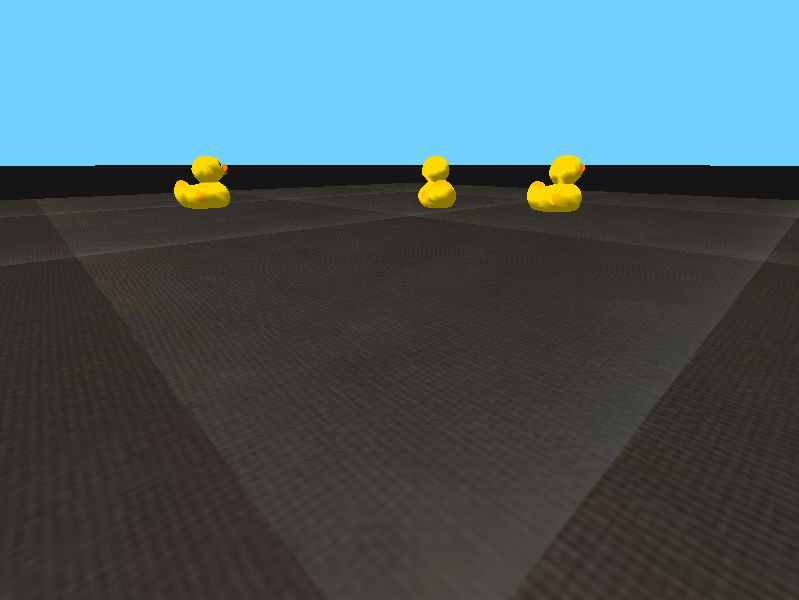
#> input picture braitenberg/img/sim1.png, 799 x 600 px
$ jupyter execute --allow-errors filtro.ipynb   (shell and % lines are left out)
#> lines starting #> are read from the running program, lines starting #| are printed output that depends on the picture; after the words box and inside, x2 and y2 are one past the last pixel; in counts of white or black regions, pixels touching at a corner belong together
Bruna Magrini da Cruz, 11218813

# MAC0318 - Arquiteturas sensorimotoras

*Aviso*: Esta atividade requer que você tenha instalado o Python versão 3.9+ e as bibliotecas NumPy e OpenCV. Antes de começar, assegure-se que essas condições são satisfeitas.

## Processamento de imagem

Este tutorial ensina a implementar um simples filtro por cores em imagem, que será usado para implementar agentes reativos seguindo a arquitetura proposta por Braitenberg.

[cell 1]
# Vamos primeiro carregar os módulo necessários
# mostrar imagens no notebook
# carrega o espaço de nomes para numpy e matplotlib
%pylab inline
# maninpulação de matrizes (numpy)
import numpy as np
# manipulação de imagens (opencv)
import cv2

[cell 2]
# Vamos carregar uma imagem do arquivo e exibí-la aqui
img = cv2.imread('img/sim1.png') # devolve vetor multidimensional do numpy
#> img is the input picture: shape (600, 799, 3); mean B, G, R 102.6, 95.9, 73.2
print(type(img), img.dtype) # OpenCV representa pixels comom 8 bits sem sinal
#| <class 'numpy.ndarray'> uint8
img = img[:,:,::-1] # OpenCV usa o formato BGR ao invés de RGB, vamos consertar isso!
# img = cv2.cvtColor(img, cv2.COLOR_BGR2RGB) # alternativa usando função do OpenCV
imshow(img);

## Representação de imagens

Imagens são comumente representadas digitalmente como vetores multidimensionais no espaço $\mathbb{R}^{M \times N \times 3}$ chamado de RGB, no qual $M$ é o número de linhas, $N$ é o número de colunas e as 3 dimensões restante representam os valores de intensidade das cores vermelha (R), verde (G) e azul (B) de cada ponto na imagem (_pixel_). Também é comum a representação com uma quarta dimensão indicando a transparência de cada ponto (RGBA).

[cell 3]
# Dimensões da imagem em RGBA no exemplo acima
img.shape
#> Out = (600, 799, 3)

[cell 4]
# Amostra do vetor
print(img)
#> (printed output is left out)

## Representação em RGB

Os pontos no espaço RGB indicam a intensidade da luz após ser submetida a três filtros ideais independentes (vermelho, azul e verde).
Dessa forma, algumas propriedades esperadas da manipulação de cores que observamos (como combinar tintas no papel) não são satisfeitas.
Em particular, tal representação é incoveniente quando desejamos segmentar os pontos de acordo com uma cor, ou seja, quando queremos selecionar variações de uma cor introduzidas por diferenças na iluminação, superfície dos objetos etc.

[cell 5]
# Exemplo de pontos de "tonalidade" similar, mas representações distantes em RGB
# note como o resultado da modificação de uma coordenada é não trivial
cores_rgb = np.array([[
    [255,255,63],
    [255,255,30],
    [255,230,30],
    [255,230,63],
    [255,200,63]
]], dtype=uint8)
imshow(cores_rgb);
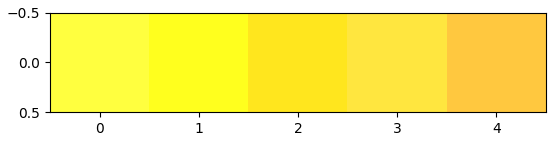
#> figure drawn by matplotlib, 1 panel

## Espaço HSV

O [espaço HSV](https://en.wikipedia.org/wiki/HSL_and_HSV#Examples) (Hue-Saturation-Value) foi desenvolvido para tornar a manipulação de cores mais intuitiva e próxima da experiência cotidiana (quando mexemos com tintas, por exemplo). Nesse espaço cada ponto é representado pela sua matiz (indicando a proximadade com uma cor), saturação (indicando a vibrância da cor) e valor (indicando a luminosidade).

<figure>
    <div style="text-align: center">

    </div>
</figure>

Dado um ponto $(R,G,B)$ no espaço RGB, obtemos sua representação $(H,S,V)$ da seguinte forma.
$V=\max(R,G,B)$ é o valor máximo de uma cor no espaço RGB.
Seja $C=V-L$ com $L=\min(R,G,B)$ (esse valor é conhecido como croma), então $S=V/C$ se $C \neq 0$ e $S=0$ caso contrário.
Por fim, a matiz (_hue_) $H$ é obtida projetando o espaço RGB no hiperplano perpendicular ao vértice preto (0,0,0) e introduzindo coordenadas polares:
$$
H = 60 \times \begin{cases} (G-B)/C \mod 6 & \text{se } V = R \\ (B-R)/C + 2 & \text{se } V = G \\ (R-G)/C + 4& \text{se } V = B \end{cases}
$$

O valor $H$ é indefinido se $C=0$ (ou seja, para tons de cinza).

[cell 6]
def hsv(img):
    "Transforma imagem RGB em HSV (de maneira muito ineficiente!)"
    M, N = img.shape[0], img.shape[1]
    H = np.zeros((img.shape[0],img.shape[1],3), dtype=uint8)
    for i in range(M):
        for j in range(N):
            V = max(img[i,j,0],img[i,j,1],img[i,j,2])
            L = min(img[i,j,0],img[i,j,1],img[i,j,2])
            C = V-L
            if V == img[i,j,0]:
                Hp = ((img[i,j,1]-img[i,j,2])/C) % 6
            elif V == img[i,j,1]:
                Hp = (img[i,j,2]-img[i,j,0])/C + 2
            else:
                Hp = (img[i,j,0]-img[i,j,1])/C + 4
            H[i,j,0] = 60*Hp # hue
            H[i,j,1] = V/C
            H[i,j,2] = V
    return H

[cell 7]
cores_hsv = hsv(cores_rgb)
print(cores_hsv) # note como os pontos em HSV possuem valores mais próximos e fáceis de interpretar
# alguns pontos são indistinguíveis por conta da representação em inteiros de 8 bits

## OpenCV

No lugar da função (ineficiente acima), vamos utilizar a função `cvtColor` da biblioteca OpenCV. Diferentemente da fórmula acima, essa função mapeia a matiz (H) no intervalo [0,180], ou seja, os valores são divididos por 2. O intervalo de valores adotados pelo OpenCV para cada dimensão são:

* Hue: [0,180]
* Saturation: [0,255]
* Value: [0,255]

[cell 8]
hsv = cv2.cvtColor(np.array(cores_rgb,dtype=uint8), cv2.COLOR_RGB2HSV)
print(hsv) # note que a primeira coordenada possui seus valores dividos por 2 com relação a função hsv

## Filtro por cor

Podemos utilizar os valores de _hue_ para filtrar os pontos da imagem dentro de uma tonalidade. A função [`inRange`](https://docs.opencv.org/3.4/d2/de8/group__core__array.html#ga48af0ab51e36436c5d04340e036ce981) da biblioteca OpenCV recebe uma imagem e um intervalo no espaço HSV e devolve uma matriz de 0s e 255s contendo os pontos cujos valores no espaço HSV estão na faixa dada. Vamos usar tal filtro para encontrar os patos nas imagens.

[cell 9]
# Intervalo para pontos amarelados (H em [5,30])
lower_hsv = np.array([5, 100, 100])
upper_hsv = np.array([30, 255, 255])

[cell 10]
# obter representação HSV
hsv = cv2.cvtColor(img, cv2.COLOR_RGB2HSV)
#> hsv: shape (600, 799, 3); mean H, S, V 39.8, 70.5, 111.6
# Construir máscara dos pontos no hiperretângulo do espaço HSV especificado
mask = cv2.inRange(hsv, lower_hsv, upper_hsv)
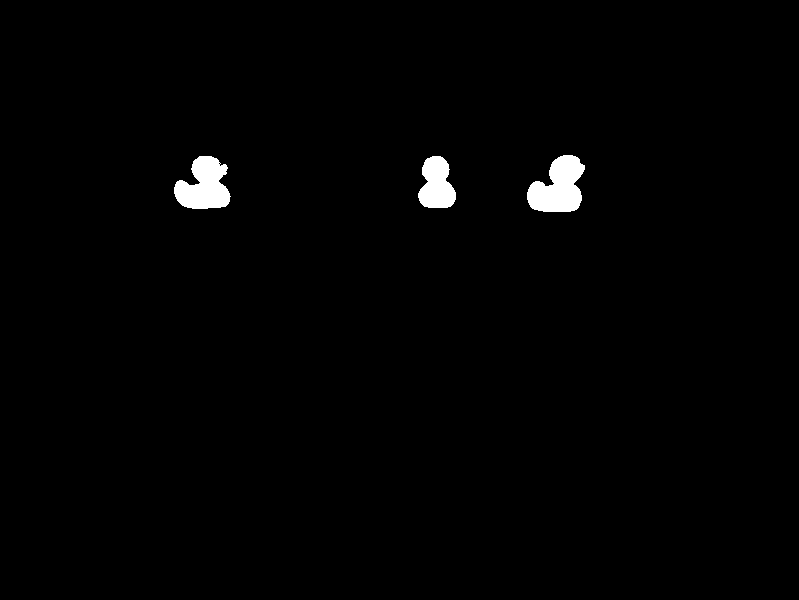
#> mask: shape (600, 799); 1.2% white; 3 white regions, box (x1, y1, x2, y2) and area: (527, 155, 585, 212) 2226, (174, 156, 231, 209) 2044, (418, 156, 456, 208) 1436
print(mask) # matriz de 0s e 255s
#> (printed output is left out)
print(mask.min(), mask.max())
#| 0 255

A função [`bitwise_and`](https://docs.opencv.org/3.4/d2/de8/group__core__array.html#ga60b4d04b251ba5eb1392c34425497e14) recebe duas imagens `img1` e `img2` e uma máscara, e devolve a conjunção lógica de bits ponto a ponto das imagens com a máscara

[cell 11]
# Aplicar máscara na imagem (representada em RGB)
masked = cv2.bitwise_and(img[:,:,:3], img[:,:,:3], mask=mask)
f, ax = plt.subplots(1,3, figsize=(12,5))
ax[0].imshow(img);
ax[0].set_title('Imagem original');
ax[1].imshow(mask, cmap='gray');
ax[1].set_title('Máscara');
ax[2].imshow(masked[:,:,:3]);
ax[2].set_title('Imagem filtrada');

[cell 12]
# Exemplo de imagem com patos mais próximos
img_sim = cv2.cvtColor(cv2.imread('img/sim3.png'), cv2.COLOR_BGR2RGB)
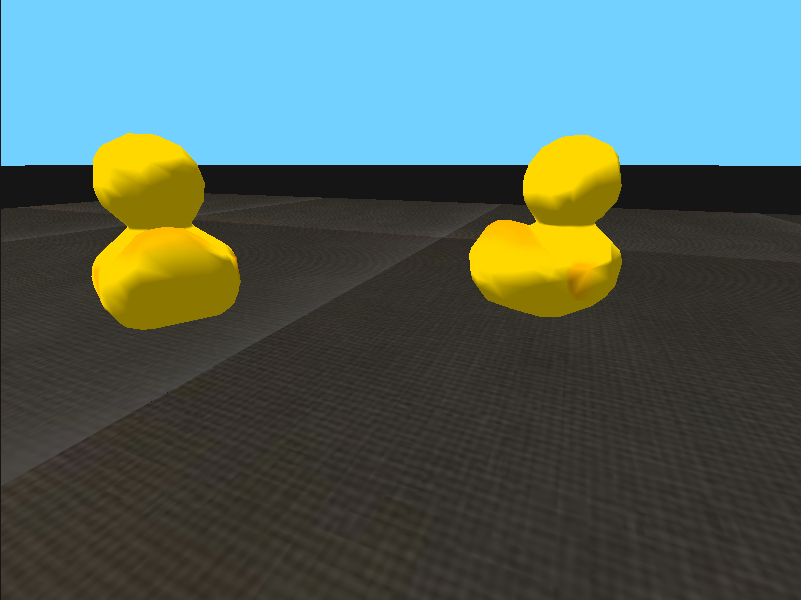
#> input picture braitenberg/img/sim3.png, 801 x 600 px
hsv_sim = cv2.cvtColor(img_sim, cv2.COLOR_RGB2HSV)
#> hsv_sim: shape (600, 801, 3); mean H, S, V 40.8, 85.8, 118.3
mask_sim = cv2.inRange(hsv_sim, lower_hsv, upper_hsv)
#> mask_sim: shape (600, 801); 8.3% white; 2 white regions, box (x1, y1, x2, y2) and area: (91, 133, 241, 330) 20816, (469, 135, 622, 317) 18972
masked_sim = cv2.bitwise_and(img_sim, img_sim, mask=mask_sim)
f, ax = plt.subplots(1,3, figsize=(12,5))
ax[0].imshow(img_sim);
ax[0].set_title('Imagem original');
ax[1].imshow(mask_sim, cmap='gray');
ax[1].set_title('Máscara');
ax[2].imshow(masked_sim);
ax[2].set_title('Imagem filtrada');

[cell 13]
# Vamos carregar uma imagem obitida de uma foto (que introduz uma coloração avermelhada à imagem)
img_real = cv2.cvtColor(cv2.imread('img/oneduck.jpg'), cv2.COLOR_BGR2RGB)
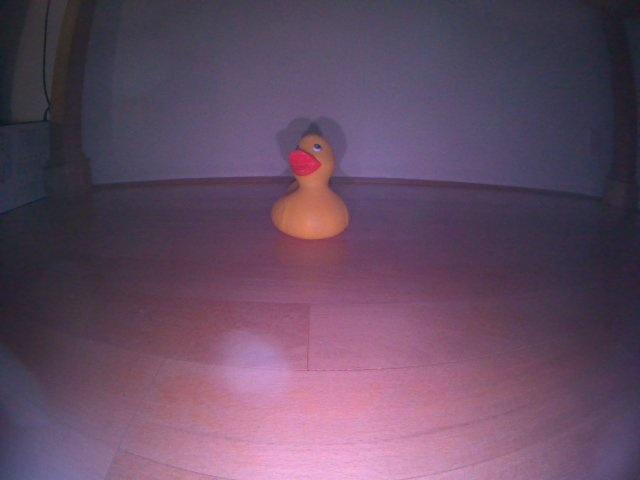
#> input picture braitenberg/img/oneduck.jpg, 640 x 480 px
hsv_real = cv2.cvtColor(img_real, cv2.COLOR_RGB2HSV)
#> hsv_real: shape (480, 640, 3); mean H, S, V 140.9, 73.6, 108.4
mask_real = cv2.inRange(hsv_real, lower_hsv, upper_hsv)
#> mask_real: shape (480, 640); 0.89% white; 6 white regions (4 under 20 px), largest, box (x1, y1, x2, y2) and area: (276, 154, 343, 239) 2587, (303, 138, 322, 152) 131
masked_real = cv2.bitwise_and(img_real, img_real, mask=mask_real)
f, ax = plt.subplots(1,3, figsize=(12,5))
ax[0].imshow(img_real);
ax[0].set_title('Imagem original');
ax[1].imshow(mask_real, cmap='gray');
ax[1].set_title('Máscara');
ax[2].imshow(masked_real);
ax[2].set_title('Imagem filtrada');

#> (a cell that did not finish here is left out)

#> (a cell that did not finish here is left out)

## Segmentando marcações de pista

Escreva agora funções que identifiquem nas imagens abaixo as faixas brancas e amarelas na imagem (um para cada).

[cell 16]
img_rgb = [ cv2.imread('img/pista.jpg'),
            cv2.imread('img/pista1.png'),
            cv2.imread('img/pista2.png') ]
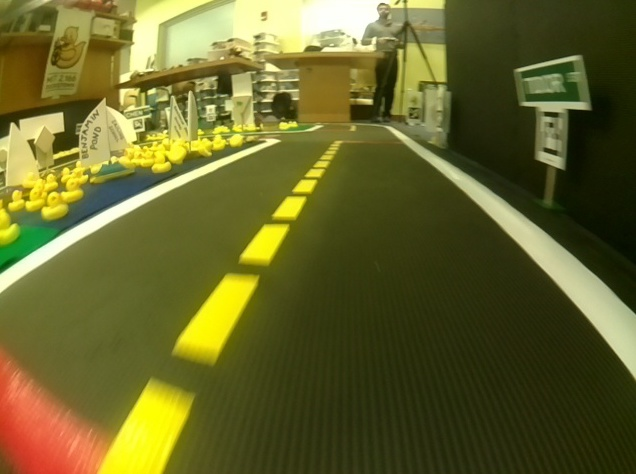
#> input picture braitenberg/img/pista.jpg, 636 x 474 px
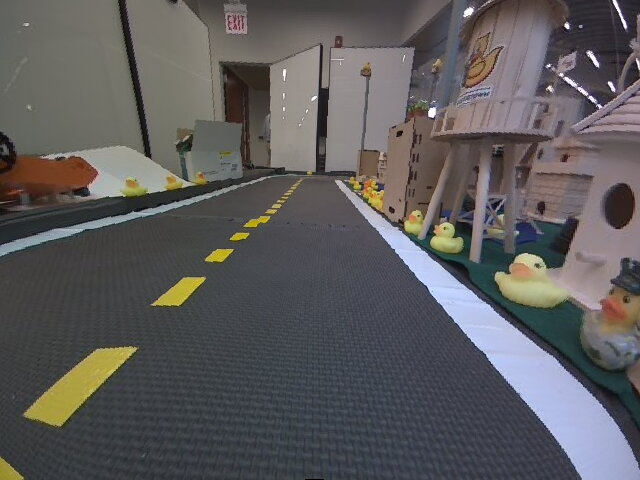
#> input picture braitenberg/img/pista1.png, 640 x 480 px
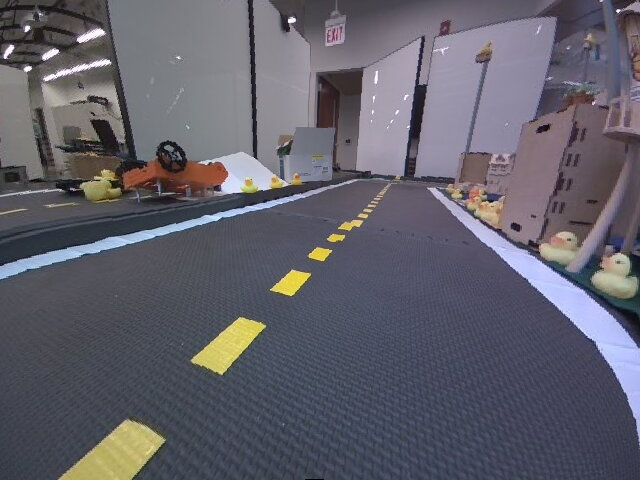
#> input picture braitenberg/img/pista2.png, 640 x 480 px
_, ax = plt.subplots(1,3,figsize=(12,5))
for i in range(3):
    ax[i].imshow( cv2.cvtColor(img_rgb[i], cv2.COLOR_BGR2RGB) );
plt.tight_layout()
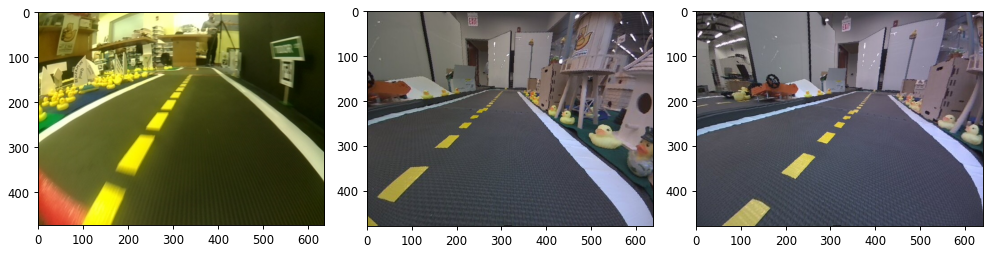
#> figure drawn by matplotlib, 3 panels

[cell 17]
# Filtro para faixa tracejada central
amarelo_i = np.array([20, 100, 165])
amarelo_s = np.array([30, 255, 255])

_, ax = plt.subplots(3,3,figsize=(12,10))
for i in range(3):
    img_hsv_a = cv2.cvtColor(img_rgb[i], cv2.COLOR_BGR2HSV)
    mascara_a = cv2.inRange(img_hsv_a, amarelo_i, amarelo_s)
    img_amarela = cv2.bitwise_and(img_rgb[i], img_rgb[i], mask=mascara_a)
    ax[0,i].imshow(cv2.cvtColor(img_rgb[i], cv2.COLOR_BGR2RGB));
    ax[0,i].set_title('Imagem original');
    ax[1,i].imshow(mascara_a, cmap='gray');
    ax[1,i].set_title('Máscara');
    ax[2,i].imshow(cv2.cvtColor(img_amarela, cv2.COLOR_BGR2RGB));
    ax[2,i].set_title('Imagem filtrada');
#> this loop made 3 passes
#> pass 1, `img_amarela = cv2.bitwise_and(img_rgb[i], img_rgb[i], mask=mascara_a)`:
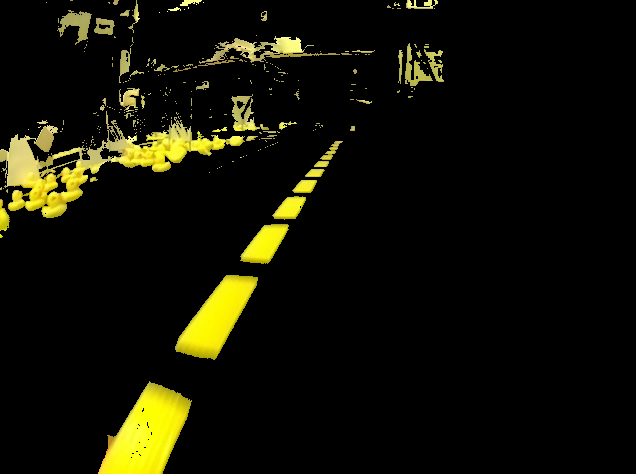
#> img_amarela: shape (474, 636, 3); mean of channels 0, 1, 2 4.5, 17.4, 18.1; drawn as B, G, R
#> after the loop: img_amarela: shape (480, 640, 3); mean H, S, V 1.7, 3.3, 3.5
#> after the loop: img_hsv_a: shape (480, 640, 3); mean H, S, V 111.9, 45.9, 111
plt.tight_layout()

[cell 18]
# Filtro para faixa contínua branca
branco_i = np.array([0, 15, 170])
branco_s = np.array([255, 65, 255])

_, ax = plt.subplots(3,3,figsize=(12,10))
for i in range(3):
    img_hsv_b = cv2.cvtColor(img_rgb[i], cv2.COLOR_BGR2HSV)
    mascara_b = cv2.inRange(img_hsv_b, branco_i, branco_s)
    img_branco = cv2.bitwise_and(img_rgb[i], img_rgb[i], mask=mascara_b)
    ax[0,i].imshow(cv2.cvtColor(img_rgb[i], cv2.COLOR_BGR2RGB));
    ax[0,i].set_title('Imagem original');
    ax[1,i].imshow(mascara_b, cmap='gray');
    ax[1,i].set_title('Máscara');
    ax[2,i].imshow(cv2.cvtColor(img_branco, cv2.COLOR_BGR2RGB));
    ax[2,i].set_title('Imagem filtrada');
#> img_branco: shape (480, 640, 3); mean H, S, V 11.4, 10.2, 10.3
plt.tight_layout()
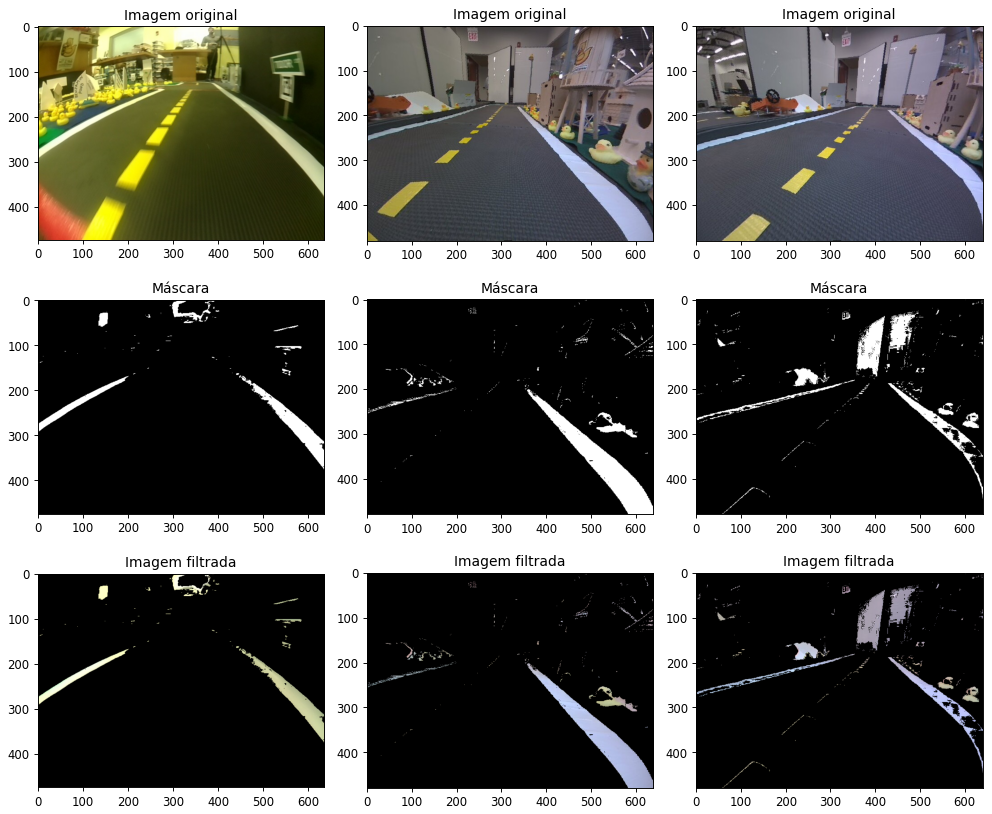
#> figure drawn by matplotlib, 9 panels
